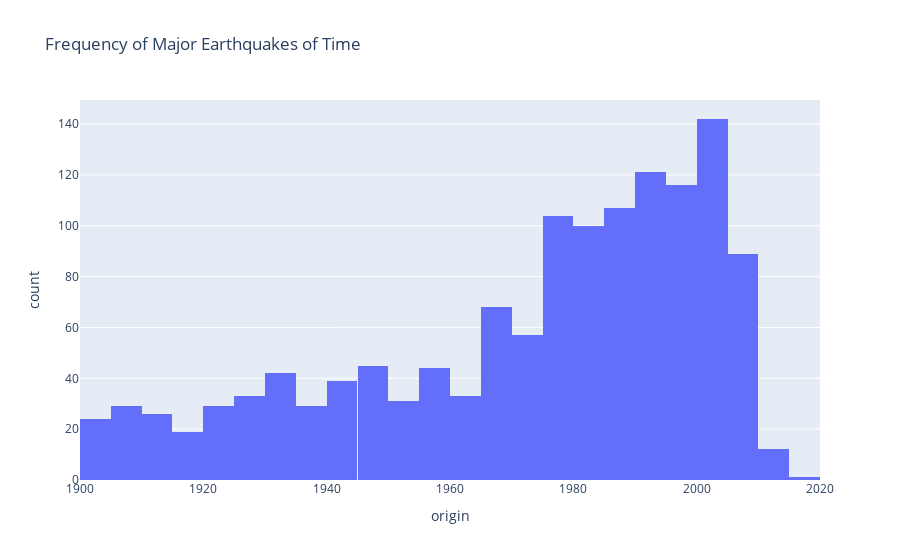

Notebook code cell kept with this figure:
### Markdown cell above
## What Factors Make Earthquakes More Likely?

### Code cell
fig = px.histogram(wiki, x="origin", histfunc='count',title='Frequency of Major Earthquakes Over Time')
fig.show()

### Figure 1 — Plotly figure (JSON) as saved in the notebook; plotly's stock layout.template omitted (floating-point values rounded to 4 significant figures; data arrays with more than 128 entries replaced by an {"elided": "..."} marker saying what was removed)
{"data": [{"alignmentgroup": "True", "bingroup": "x", "histfunc": "count", "hovertemplate": "origin=%{x}<br>count=%{y}<extra></extra>", "legendgroup": "", "marker": {"color": "#636efa"}, "name": "", "offsetgroup": "", "orientation": "v", "showlegend": false, "type": "histogram", "x": {"elided": "1340 str values"}, "xaxis": "x", "yaxis": "y"}], "layout": {"barmode": "relative", "legend": {"tracegroupgap": 0}, "title": {"text": "Frequency of Major Earthquakes of Time"}, "xaxis": {"anchor": "y", "domain": [0, 1], "title": {"text": "origin"}}, "yaxis": {"anchor": "x", "domain": [0, 1], "title": {"text": "count"}}}}
